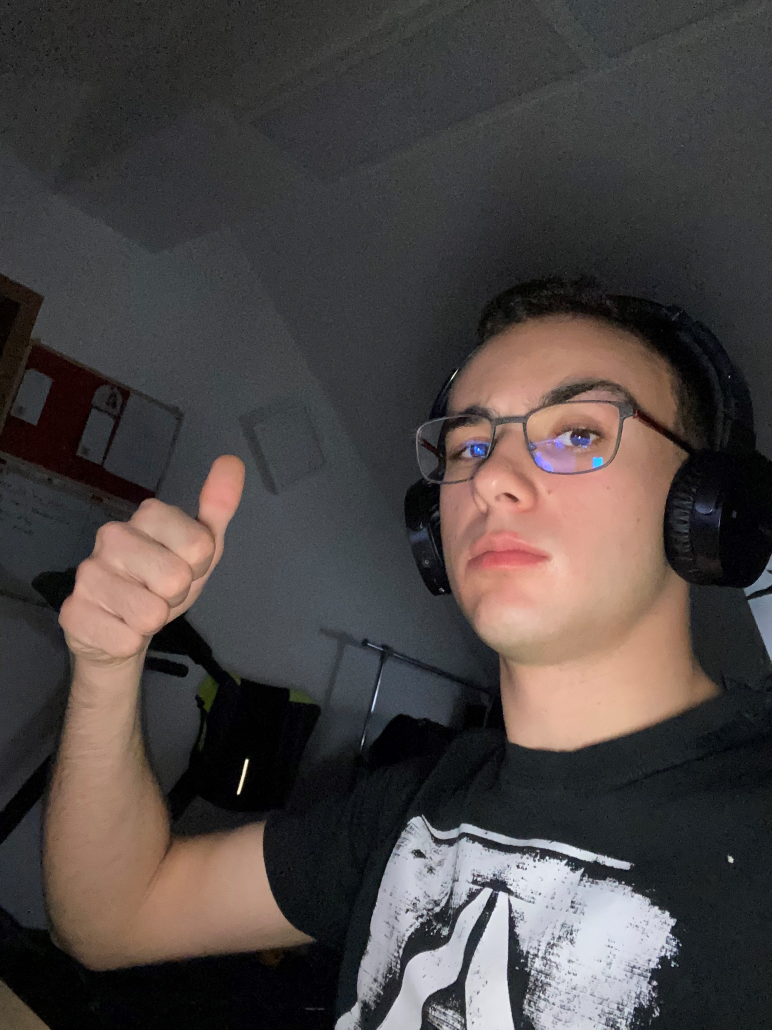
#> input picture Assets/IMG_1028.JPG, 2316 x 3088 px (shown at 1/3 size)
$ python -i imagecropper.py   (imports and definitions only)   (older library calls are emulated)
#> lines starting #> are read from the running program, lines starting #| are printed output that depends on the picture; after the words box and inside, x2 and y2 are one past the last pixel; in counts of white or black regions, pixels touching at a corner belong together
#!/usr/local/bin/python3
import io
import os
import sys
import tempfile
import time

import numpy as np
from PIL import Image, ImageDraw


def crop_horizontally(px, image):
    w, h = image.size
    left_area = (px / 2, 0, w, h)
    right_area = (0, 0, w - px, h)
    image = image.crop(left_area).crop(right_area)
    return image


def crop_vertically(px, image):
    w, h = image.size
    top_area = (0, px / 2, w, h)
    bottom_area = (0, 0, w, h - px)
    image = image.crop(top_area).crop(bottom_area)
    return image


def create_thumbnail(path):
    # Open the input image as numpy array, convert to RGB
#> called with path = 'Assets/IMG_1028.JPG'
    img = Image.open(path).convert("RGB")
#> img is the input picture: PIL image 2316x3088 RGB; mean R, G, B 75.5, 68.8, 67.4
    width, height = img.size
#> width = 2316; height = 3088
    size_min = min(width, height)
#> size_min = 2316
    if width > size_min:
        img = crop_horizontally(width - size_min, img)
    else:
        img = crop_vertically(height - size_min, img)
#> in crop_vertically, `image = image.crop(top_area).crop(bottom_area)`:
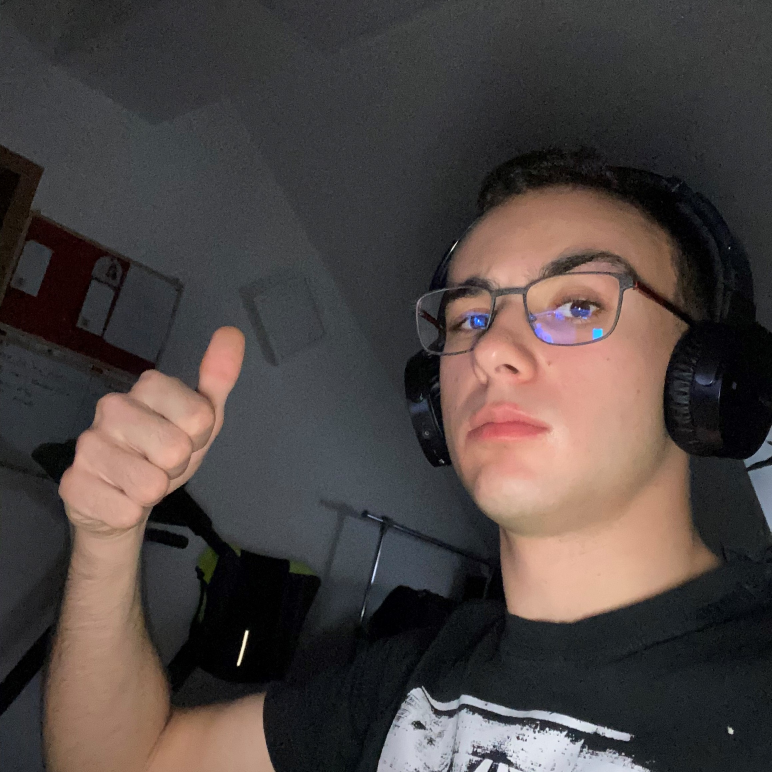
#> image: PIL image 2316x2316 RGB (shown at 1/3 size); mean R, G, B 76.8, 68.1, 65.9
    width, height = img.size
#> height = 2316
    np_image = np.array(img)
    # Create same size alpha layer with circle
    alpha = Image.new('L', img.size, 0)
#> alpha: PIL image 2316x2316 L; every value is 0
    draw = ImageDraw.Draw(alpha)
    draw.pieslice([0, 0, width, height], 0, 360, fill=255)

    # Convert alpha Image to numpy array
    npAlpha = np.array(alpha)
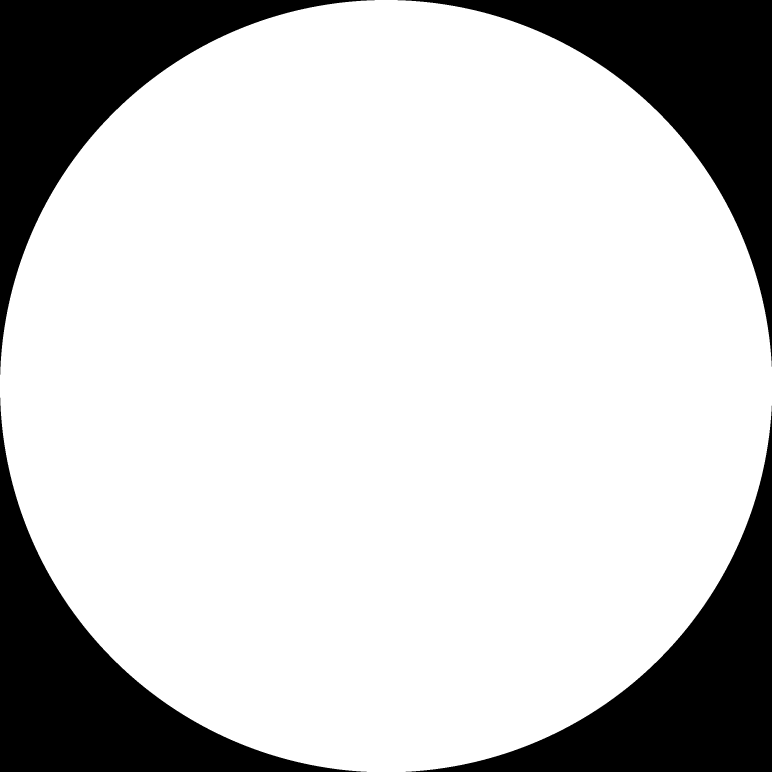
#> npAlpha: shape (2316, 2316) (shown at 1/3 size); 78.6% white; 4 black regions, box (x1, y1, x2, y2) and area: (0, 0, 1124, 1124) 288105, (1193, 0, 2316, 1100) 286981, (0, 1193, 1100, 2316) 286981, (1217, 1217, 2316, 2316) 285858

    # Add alpha layer to RGB
    np_image = np.dstack((np_image, npAlpha))
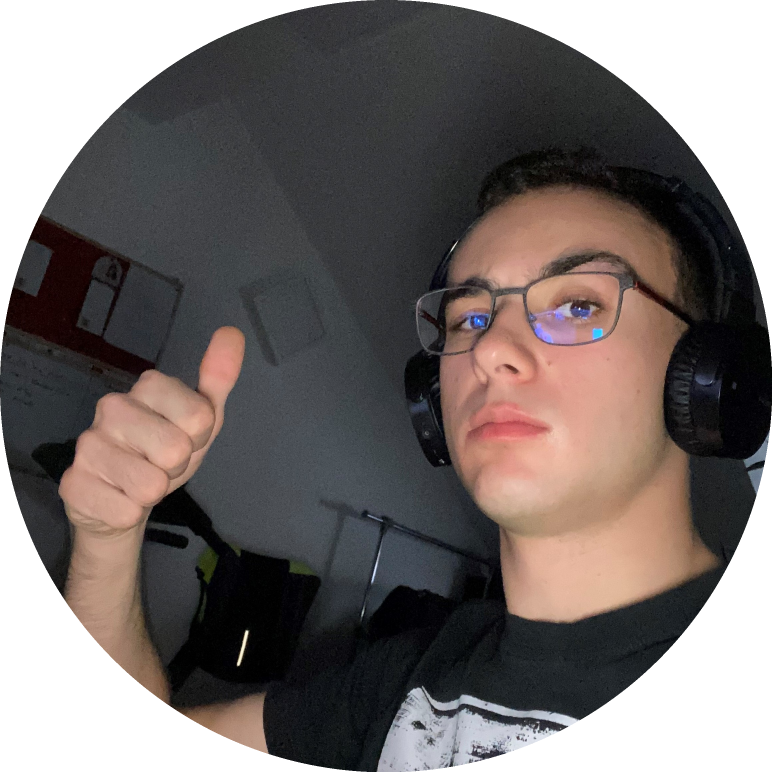
#> np_image: shape (2316, 2316, 4) (shown at 1/3 size); mean R, G, B, A 76.8, 68.1, 65.9, 200.4; transparent parts drawn white

    # Save with alpha
    size = 180, 180
    img = Image.fromarray(np_image)
    img.thumbnail(size, Image.ANTIALIAS)
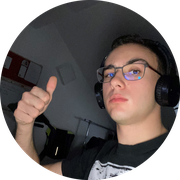
#> img: PIL image 180x180 RGBA; mean R, G, B, A 64.3, 56.3, 54.4, 200.4; transparent parts drawn white
    os.mkdir('.temp')
    img.save('.temp/temp.png', format='png')
    byte_arr = io.BytesIO(open(".temp/temp.png", 'rb').read())
    os.remove('.temp/temp.png')
    os.rmdir('.temp')
    return byte_arr


# [2 lines not run here, left out]

>>> result = create_thumbnail('Assets/IMG_1028.JPG')
